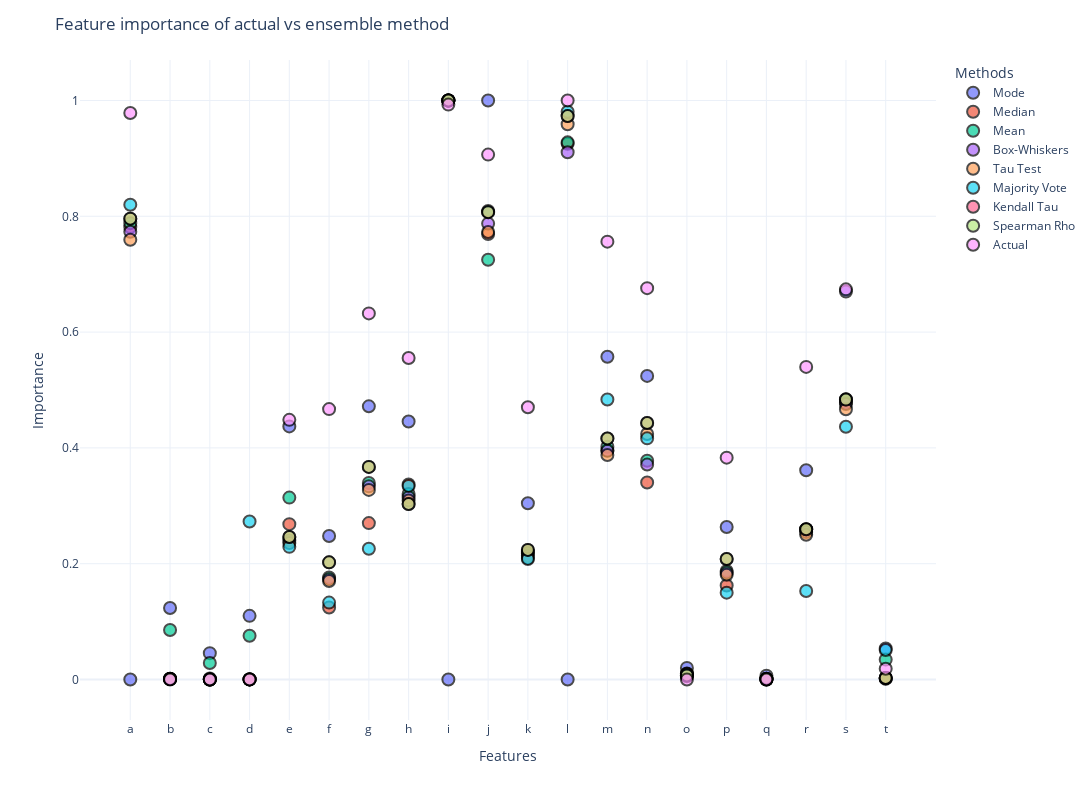

The notebook cell saved with this chart:
### Code cell
fig = px.scatter(df_results, x="Features", y="Importance", color="Methods")

fig.update_layout(
    template="plotly_white", title="Feature importance of actual vs ensemble method", width=1500, height=800,
)

fig.update_traces(marker=dict(size=12, line=dict(width=2, color="Black")), selector=dict(mode="markers"), opacity=0.7)

fig.write_html("results.html")
fig.show()

### Figure 1 — Plotly figure (JSON) as saved in the notebook; plotly's stock layout.template omitted (floating-point values rounded to 4 significant figures)
{"data": [{"hovertemplate": "Methods=Mode<br>Features=%{x}<br>Importance=%{y}<extra></extra>", "legendgroup": "Mode", "marker": {"color": "#636efa", "line": {"color": "Black", "width": 2}, "size": 12, "symbol": "circle"}, "mode": "markers", "name": "Mode", "opacity": 0.7, "showlegend": true, "type": "scatter", "visible": true, "x": ["a", "b", "c", "d", "e", "f", "g", "h", "i", "j", "k", "l", "m", "n", "o", "p", "q", "r", "s", "t"], "xaxis": "x", "y": [0, 0.1236, 0.04553, 0.11, 0.4371, 0.2479, 0.4718, 0.4456, 0, 1, 0.3045, 0, 0.5575, 0.5243, 0.02007, 0.2634, 0.006497, 0.3615, 0.6702, 0.0536], "yaxis": "y"}, {"hovertemplate": "Methods=Median<br>Features=%{x}<br>Importance=%{y}<extra></extra>", "legendgroup": "Median", "marker": {"color": "#EF553B", "line": {"color": "Black", "width": 2}, "size": 12, "symbol": "circle"}, "mode": "markers", "name": "Median", "opacity": 0.7, "showlegend": true, "type": "scatter", "visible": true, "x": ["a", "b", "c", "d", "e", "f", "g", "h", "i", "j", "k", "l", "m", "n", "o", "p", "q", "r", "s", "t"], "xaxis": "x", "y": [0.7813, 0.001215, 0.001759, 0.0004871, 0.2683, 0.1244, 0.2701, 0.3367, 1, 0.7694, 0.2197, 0.9253, 0.3955, 0.3402, 0.00553, 0.1623, 0, 0.2592, 0.4785, 0.001031], "yaxis": "y"}, {"hovertemplate": "Methods=Mean<br>Features=%{x}<br>Importance=%{y}<extra></extra>", "legendgroup": "Mean", "marker": {"color": "#00cc96", "line": {"color": "Black", "width": 2}, "size": 12, "symbol": "circle"}, "mode": "markers", "name": "Mean", "opacity": 0.7, "showlegend": true, "type": "scatter", "visible": true, "x": ["a", "b", "c", "d", "e", "f", "g", "h", "i", "j", "k", "l", "m", "n", "o", "p", "q", "r", "s", "t"], "xaxis": "x", "y": [0.7881, 0.08541, 0.02848, 0.07548, 0.3142, 0.1761, 0.3395, 0.3204, 1, 0.7249, 0.2174, 0.9278, 0.402, 0.3778, 0.009901, 0.1874, 0, 0.259, 0.4842, 0.03437], "yaxis": "y"}, {"hovertemplate": "Methods=Box-Whiskers<br>Features=%{x}<br>Importance=%{y}<extra></extra>", "legendgroup": "Box-Whiskers", "marker": {"color": "#ab63fa", "line": {"color": "Black", "width": 2}, "size": 12, "symbol": "circle"}, "mode": "markers", "name": "Box-Whiskers", "opacity": 0.7, "showlegend": true, "type": "scatter", "visible": true, "x": ["a", "b", "c", "d", "e", "f", "g", "h", "i", "j", "k", "l", "m", "n", "o", "p", "q", "r", "s", "t"], "xaxis": "x", "y": [0.7732, 0.0008271, 0, 0.0001815, 0.2402, 0.1733, 0.3336, 0.3149, 1, 0.7874, 0.2139, 0.9107, 0.3949, 0.3712, 0.01026, 0.1844, 0.0005473, 0.2546, 0.4756, 0.002599], "yaxis": "y"}, {"hovertemplate": "Methods=Tau Test<br>Features=%{x}<br>Importance=%{y}<extra></extra>", "legendgroup": "Tau Test", "marker": {"color": "#FFA15A", "line": {"color": "Black", "width": 2}, "size": 12, "symbol": "circle"}, "mode": "markers", "name": "Tau Test", "opacity": 0.7, "showlegend": true, "type": "scatter", "visible": true, "x": ["a", "b", "c", "d", "e", "f", "g", "h", "i", "j", "k", "l", "m", "n", "o", "p", "q", "r", "s", "t"], "xaxis": "x", "y": [0.7595, 0.0008118, 0, 0.0001781, 0.2357, 0.1701, 0.3275, 0.3091, 1, 0.7728, 0.2099, 0.9591, 0.3876, 0.4241, 0.006792, 0.181, 0.0005372, 0.2499, 0.4669, 0.002551], "yaxis": "y"}, {"hovertemplate": "Methods=Majority Vote<br>Features=%{x}<br>Importance=%{y}<extra></extra>", "legendgroup": "Majority Vote", "marker": {"color": "#19d3f3", "line": {"color": "Black", "width": 2}, "size": 12, "symbol": "circle"}, "mode": "markers", "name": "Majority Vote", "opacity": 0.7, "showlegend": true, "type": "scatter", "visible": true, "x": ["a", "b", "c", "d", "e", "f", "g", "h", "i", "j", "k", "l", "m", "n", "o", "p", "q", "r", "s", "t"], "xaxis": "x", "y": [0.82, 0.001364, 0, 0.2729, 0.2291, 0.1328, 0.2259, 0.3344, 1, 0.8093, 0.2081, 0.9806, 0.4837, 0.4165, 0.009108, 0.15, 0.001491, 0.1529, 0.4366, 0.05104], "yaxis": "y"}, {"hovertemplate": "Methods=Kendall Tau<br>Features=%{x}<br>Importance=%{y}<extra></extra>", "legendgroup": "Kendall Tau", "marker": {"color": "#FF6692", "line": {"color": "Black", "width": 2}, "size": 12, "symbol": "circle"}, "mode": "markers", "name": "Kendall Tau", "opacity": 0.7, "showlegend": true, "type": "scatter", "visible": true, "x": ["a", "b", "c", "d", "e", "f", "g", "h", "i", "j", "k", "l", "m", "n", "o", "p", "q", "r", "s", "t"], "xaxis": "x", "y": [0.796, 0.0008479, 0, 0.0001861, 0.2462, 0.2023, 0.3672, 0.3031, 1, 0.8072, 0.2238, 0.9731, 0.4163, 0.443, 0.007094, 0.2082, 0.001356, 0.2594, 0.4834, 0.002665], "yaxis": "y"}, {"hovertemplate": "Methods=Spearman Rho<br>Features=%{x}<br>Importance=%{y}<extra></extra>", "legendgroup": "Spearman Rho", "marker": {"color": "#B6E880", "line": {"color": "Black", "width": 2}, "size": 12, "symbol": "circle"}, "mode": "markers", "name": "Spearman Rho", "opacity": 0.7, "showlegend": true, "type": "scatter", "visible": true, "x": ["a", "b", "c", "d", "e", "f", "g", "h", "i", "j", "k", "l", "m", "n", "o", "p", "q", "r", "s", "t"], "xaxis": "x", "y": [0.796, 0.0008479, 0, 0.0001861, 0.2462, 0.2023, 0.3672, 0.3031, 1, 0.8072, 0.2238, 0.9731, 0.4163, 0.443, 0.007094, 0.2082, 0.001356, 0.2594, 0.4834, 0.002665], "yaxis": "y"}, {"hovertemplate": "Methods=Actual<br>Features=%{x}<br>Importance=%{y}<extra></extra>", "legendgroup": "Actual", "marker": {"color": "#FF97FF", "line": {"color": "Black", "width": 2}, "size": 12, "symbol": "circle"}, "mode": "markers", "name": "Actual", "opacity": 0.7, "showlegend": true, "type": "scatter", "visible": true, "x": ["a", "b", "c", "d", "e", "f", "g", "h", "i", "j", "k", "l", "m", "n", "o", "p", "q", "r", "s", "t"], "xaxis": "x", "y": [0.9784, 0, 0, 0, 0.4484, 0.467, 0.6323, 0.5553, 0.9929, 0.9065, 0.4703, 1, 0.7562, 0.6759, 0, 0.3832, 0, 0.5399, 0.6738, 0.01862], "yaxis": "y"}], "layout": {"height": 800, "legend": {"title": {"text": "Methods"}, "tracegroupgap": 0}, "margin": {"t": 60}, "title": {"text": "Feature importance of actual vs ensemble method"}, "width": 1500, "xaxis": {"anchor": "y", "autorange": true, "domain": [0, 1], "range": [-1.198, 20.2], "title": {"text": "Features"}, "type": "category"}, "yaxis": {"anchor": "x", "autorange": true, "domain": [0, 1], "range": [-0.06995, 1.07], "title": {"text": "Importance"}, "type": "linear"}}}
